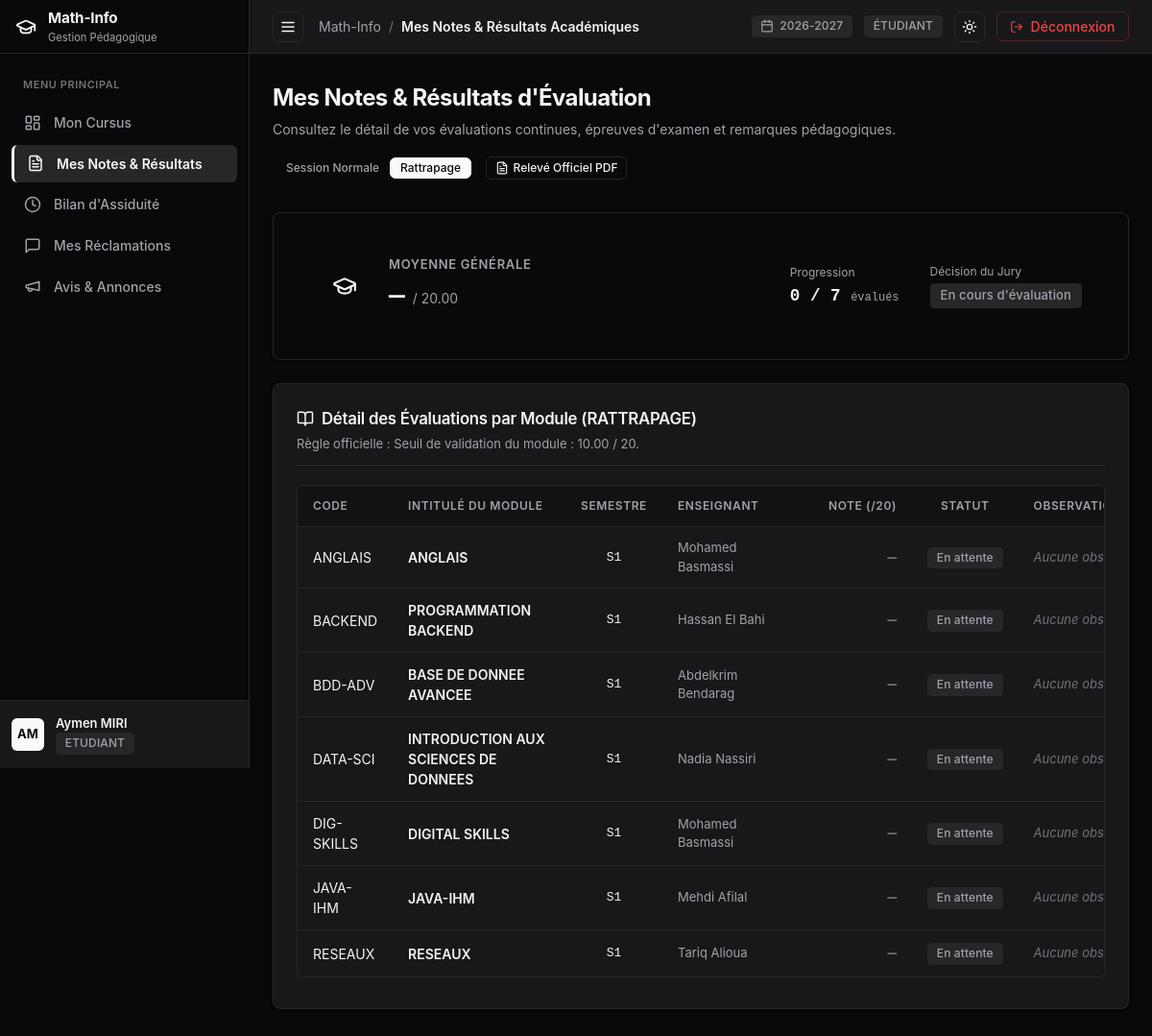
/etudiant/notes?session=RATTRAPAGE (signed in), run on the app's committed database.
### tables this page shows
CREATE TABLE `utilisateurs` (
  `idUtilisateur` int NOT NULL AUTO_INCREMENT,
  `nom` varchar(100) NOT NULL,
  `prenom` varchar(100) NOT NULL,
  `email` varchar(150) NOT NULL,
  `motDePasse` varchar(255) NOT NULL,
  `role` enum('ADMIN','ENSEIGNANT','ETUDIANT') NOT NULL,
  `dateCreation` timestamp NULL DEFAULT CURRENT_TIMESTAMP,
  PRIMARY KEY (`idUtilisateur`),
  UNIQUE KEY `email` (`email`)
);

CREATE TABLE `modules` (
  `idModule` int NOT NULL AUTO_INCREMENT,
  `code` varchar(20) NOT NULL,
  `intitule` varchar(150) NOT NULL,
  `semestre` enum('S1','S2','S3','S4') NOT NULL,
  `coefficient` float NOT NULL DEFAULT '1',
  `idFiliere` int NOT NULL,
  `idEnseignant` int DEFAULT NULL,
  PRIMARY KEY (`idModule`),
  UNIQUE KEY `code` (`code`),
  KEY `idFiliere` (`idFiliere`),
  KEY `idEnseignant` (`idEnseignant`),
  CONSTRAINT `modules_ibfk_1` FOREIGN KEY (`idFiliere`) REFERENCES `filieres` (`idFiliere`) ON DELETE CASCADE,
  CONSTRAINT `modules_ibfk_2` FOREIGN KEY (`idEnseignant`) REFERENCES `enseignants` (`idUtilisateur`) ON DELETE SET NULL
);

### src/Views/etudiant/notes.php (the view, shortened to what the rows shown need)
<?php
$moyenneVal = $gpa['moyenne'] !== null ? number_format((float)$gpa['moyenne'], 2) : '—';
?>
<div class="content-container">
  <div style="margin-bottom: 2rem;">
    <div style="display: flex; justify-content: space-between; align-items: flex-start; flex-wrap: wrap; gap: 1rem;">
      <div>
        <h1 style="font-size: 1.5rem; font-weight: 700; letter-spacing: -0.025em; color: var(--text-main); margin-bottom: 0.25rem;">
          Mes Notes & Résultats d'Évaluation
        </h1>
        <p style="color: var(--text-muted); font-size: 0.875rem;">
          Consultez le détail de vos évaluations continues, épreuves d'examen et remarques pédagogiques.
        </p>
      </div>
      <div style="display: flex; gap: 0.75rem; align-items: center; flex-wrap: wrap;">
        <div style="display: flex; background: var(--bg-card); border: 1px solid var(--border-color); border-radius: var(--radius-sm); padding: 3px;">
          <a href="/etudiant/notes?session=NORMALE" class="btn btn-sm <?= $currentSession === 'NORMALE' ? 'btn-primary' : 'btn-ghost' ?>" style="padding: 4px 10px; font-size: 0.75rem;">
            Session Normale
          </a>
          <a href="/etudiant/notes?session=RATTRAPAGE" class="btn btn-sm <?= $currentSession === 'RATTRAPAGE' ? 'btn-primary' : 'btn-ghost' ?>" style="padding: 4px 10px; font-size: 0.75rem;">
            Rattrapage
          </a>
        </div>
        <a href="/etudiant/releve/pdf" target="_blank" class="btn btn-outline btn-sm">
          <?= Icon::get('file-text', 14) ?>
          <span>Relevé Officiel PDF</span>
        </a>
      </div>
    </div>
  </div>
  <div class="card" style="margin-bottom: 1.5rem; background: linear-gradient(to right, var(--bg-card), var(--bg-hover));">
    <div style="padding: 1.25rem 1.5rem; display: flex; justify-content: space-between; align-items: center; flex-wrap: wrap; gap: 1.5rem;">
      <div style="display: flex; align-items: center; gap: 1.25rem;">
        <div style="width: 52px; height: 52px; border-radius: var(--radius); background: var(--border-color); display: flex; align-items: center; justify-content: center; color: var(--text-main);">
          <?= Icon::get('graduation-cap', 26) ?>
        </div>
        <div>
          <div style="font-size: 0.8125rem; color: var(--text-muted); text-transform: uppercase; letter-spacing: 0.05em; font-weight: 600;">
            Moyenne Générale
          </div>
          <div style="display: flex; align-items: baseline; gap: 0.5rem; margin-top: 2px;">
            <span style="font-size: 1.75rem; font-weight: 800; font-family: ui-monospace, monospace; color: var(--text-main);">
              <?= $moyenneVal ?>
            </span>
            <span style="font-size: 0.875rem; color: var(--text-muted);">/ 20.00</span>
          </div>
        </div>
      </div>
      <div style="display: flex; gap: 2rem; align-items: center; flex-wrap: wrap;">
        <div>
          <div style="font-size: 0.75rem; color: var(--text-muted); margin-bottom: 2px;">Progression</div>
          <div style="font-size: 1.1rem; font-weight: 700; font-family: ui-monospace, monospace;">
            <?= $gpa['modulesEvalues'] ?> / <?= $gpa['totalModules'] ?> <span style="font-size: 0.75rem; font-weight: 400; color: var(--text-muted);">évalués</span>
          </div>
        </div>
        <div>
          <div style="font-size: 0.75rem; color: var(--text-muted); margin-bottom: 2px;">Décision du Jury</div>
          <div>
            <?php if ($gpa['decision'] === 'Admis'): ?>
              <span class="badge badge-success" style="font-size: 0.8125rem; font-weight: 700; padding: 4px 10px;">
                <span class="status-dot"></span> Admis
              </span>
            <?php elseif ($gpa['decision'] === 'Session de Rattrapage'): ?>
              <span class="badge badge-warning" style="font-size: 0.8125rem; font-weight: 700; padding: 4px 10px;">
                <span class="status-dot"></span> Session de Rattrapage
              </span>
            <?php elseif ($gpa['decision'] === 'Ajourné'): ?>
              <span class="badge badge-destructive" style="font-size: 0.8125rem; font-weight: 700; padding: 4px 10px;">
                <span class="status-dot"></span> Ajourné
              </span>
            <?php else: ?>
              <span class="badge badge-neutral" style="font-size: 0.8125rem; padding: 4px 10px;">
                En cours d'évaluation
              </span>
            <?php endif; ?>
          </div>
        </div>
      </div>
    </div>
  </div>
  <div class="card">
    <div class="card-header">
      <div>
        <span class="card-title">
          <?= Icon::get('book-open', 18) ?>
          <span>Détail des Évaluations par Module (<?= htmlspecialchars($currentSession) ?>)</span>
        </span>
        <span class="card-desc" style="display: block; margin-top: 0.25rem;">
          Règle officielle : Seuil de validation du module : 10.00 / 20.
        </span>
      </div>
    </div>
    <?php if (empty($notes)): ?>
      <div style="padding: 3rem; text-align: center; color: var(--text-muted); font-size: 0.875rem;">
        <div style="margin-bottom: 0.5rem; color: var(--text-subtle);"><?= Icon::get('book-open', 36) ?></div>
        Aucune donnée d'évaluation n'est actuellement disponible pour votre filière.
      </div>
    <?php else: ?>
      <div class="table-wrapper">
        <table class="data-table">
          <thead>
            <tr>
              <th style="min-width: 90px;">Code</th>
              <th style="min-width: 180px;">Intitulé du Module</th>
              <th style="min-width: 80px; text-align: center;">Semestre</th>
              <th style="min-width: 150px;">Enseignant</th>
              <th style="min-width: 110px; text-align: right;">Note (/20)</th>
              <th style="min-width: 110px; text-align: center;">Statut</th>
              <th style="min-width: 180px;">Observations / Remarques</th>
            </tr>
          </thead>
          <tbody>
            <?php foreach ($notes as $n): ?>
              <tr>
                <td>
                  <span class="badge-code"><?= htmlspecialchars($n['module_code']) ?></span>
                </td>
                <td>
                  <div style="font-weight: 600; color: var(--text-main); font-size: 0.875rem;">
                    <?= htmlspecialchars($n['module_intitule']) ?>
                  </div>
                </td>
                <td style="text-align: center; font-family: ui-monospace, monospace; font-size: 0.8125rem;">
                  <?= htmlspecialchars($n['semestre'] ?? 'S1') ?>
                </td>
                <td style="color: var(--text-muted); font-size: 0.8125rem;">
                  <?= !empty($n['enseignant_nom']) ? htmlspecialchars($n['enseignant_prenom'] . ' ' . $n['enseignant_nom']) : '<span style="color: var(--text-subtle);">Non assigné</span>' ?>
                </td>
                <td style="text-align: right; font-weight: 700; font-family: ui-monospace, monospace; font-size: 1rem; color: var(--text-main);">
                  <?= $n['noteFinale'] !== null ? htmlspecialchars(number_format((float)$n['noteFinale'], 2)) : '<span style="color: var(--text-subtle);">—</span>' ?>
                </td>
                <td style="text-align: center;">
                  <?php if ($n['statutValidation'] === 'V'): ?>
                    <span class="badge badge-success">Validé</span>
                  <?php elseif ($n['statutValidation'] === 'RATT'): ?>
                    <span class="badge badge-warning">Rattrapage</span>
                  <?php elseif ($n['statutValidation'] === 'NV'): ?>
                    <span class="badge badge-destructive">Non Validé</span>
                  <?php else: ?>
                    <span class="badge badge-neutral">En attente</span>
                  <?php endif; ?>
                </td>
                <td style="font-size: 0.8125rem; color: var(--text-muted); max-width: 240px;">
                  <?php if (!empty($n['remarque'])): ?>
                    <span title="<?= htmlspecialchars($n['remarque']) ?>">
                      <?= htmlspecialchars($n['remarque']) ?>
                    </span>
                  <?php else: ?>
                    <span style="color: var(--text-subtle); font-style: italic;">Aucune observation</span>
                  <?php endif; ?>
                </td>
              </tr>
            <?php endforeach; ?>
          </tbody>
        </table>
      </div>
    <?php endif; ?>
  </div>
</div>

### src/Views/layout/main.php (shortened to what the rows shown need)
<?php
$currentUser = Auth::user();
$currentRole = Auth::role();
$activeNav = $activeNav ?? 'dashboard';
?>
<!DOCTYPE html>
<html lang="fr" data-theme="dark">
<head>
  <link rel="stylesheet" href="/css/style.css">
</head>
<body class="app-shell">
  <aside id="sidebar" class="sidebar">
    <div class="sidebar-header">
      <a href="/" class="sidebar-brand">
        <span class="brand-icon"><?= Icon::get('graduation-cap', 22) ?></span>
        <div class="brand-text">
          <span class="brand-name">Math-Info</span>
          <span class="brand-sub">Gestion Pédagogique</span>
        </div>
      </a>
    </div>
    <nav class="sidebar-nav">
      <div class="nav-section-title">Menu Principal</div>
      <?php if ($currentRole === 'ADMIN'): ?>
        <a href="/admin/dashboard" class="nav-item <?= $activeNav === 'dashboard' ? 'active' : '' ?>">
          <span class="nav-icon"><?= Icon::get('layout-dashboard', 18) ?></span>
          <span class="nav-label">Tableau de bord</span>
        </a>
        <a href="/admin/filieres" class="nav-item <?= $activeNav === 'filieres' ? 'active' : '' ?>">
          <span class="nav-icon"><?= Icon::get('landmark', 18) ?></span>
          <span class="nav-label">Filières</span>
        </a>
        <a href="/admin/modules" class="nav-item <?= $activeNav === 'modules' ? 'active' : '' ?>">
          <span class="nav-icon"><?= Icon::get('book-open', 18) ?></span>
          <span class="nav-label">Modules</span>
        </a>
        <a href="/admin/utilisateurs" class="nav-item <?= $activeNav === 'utilisateurs' ? 'active' : '' ?>">
          <span class="nav-icon"><?= Icon::get('users', 18) ?></span>
          <span class="nav-label">Utilisateurs</span>
        </a>
        <a href="/admin/inscriptions" class="nav-item <?= $activeNav === 'inscriptions' ? 'active' : '' ?>">
          <span class="nav-icon"><?= Icon::get('clipboard-list', 18) ?></span>
          <span class="nav-label">Inscriptions</span>
        </a>
        <a href="/admin/annonces" class="nav-item <?= $activeNav === 'annonces' ? 'active' : '' ?>">
          <span class="nav-icon"><?= Icon::get('megaphone', 18) ?></span>
          <span class="nav-label">Annonces</span>
        </a>
        <a href="/admin/audit" class="nav-item <?= $activeNav === 'audit' ? 'active' : '' ?>">
          <span class="nav-icon"><?= Icon::get('shield-check', 18) ?></span>
          <span class="nav-label">Journal d'Audit</span>
        </a>
        <a href="/admin/reclamations" class="nav-item <?= $activeNav === 'reclamations' ? 'active' : '' ?>">
          <span class="nav-icon"><?= Icon::get('message-square', 18) ?></span>
          <span class="nav-label">Réclamations</span>
        </a>
      <?php elseif ($currentRole === 'ETUDIANT'): ?>
        <a href="/etudiant/dashboard" class="nav-item <?= $activeNav === 'dashboard' ? 'active' : '' ?>">
          <span class="nav-icon"><?= Icon::get('layout-dashboard', 18) ?></span>
          <span class="nav-label">Mon Cursus</span>
        </a>
        <a href="/etudiant/notes" class="nav-item <?= $activeNav === 'notes' ? 'active' : '' ?>">
          <span class="nav-icon"><?= Icon::get('file-text', 18) ?></span>
          <span class="nav-label">Mes Notes & Résultats</span>
        </a>
        <a href="/etudiant/absences" class="nav-item <?= $activeNav === 'absences' ? 'active' : '' ?>">
          <span class="nav-icon"><?= Icon::get('clock', 18) ?></span>
          <span class="nav-label">Bilan d'Assiduité</span>
        </a>
        <a href="/etudiant/reclamations" class="nav-item <?= $activeNav === 'reclamations' ? 'active' : '' ?>">
          <span class="nav-icon"><?= Icon::get('message-square', 18) ?></span>
          <span class="nav-label">Mes Réclamations</span>
        </a>
        <a href="/etudiant/annonces" class="nav-item <?= $activeNav === 'annonces' ? 'active' : '' ?>">
          <span class="nav-icon"><?= Icon::get('megaphone', 18) ?></span>
          <span class="nav-label">Avis & Annonces</span>
        </a>
      <?php endif; ?>
    </nav>
    <div class="sidebar-footer">
      <div class="user-profile-widget">
        <div class="user-avatar">
          <?= strtoupper(substr($currentUser ? $currentUser->getPrenom() : 'U', 0, 1) . substr($currentUser ? $currentUser->getNom() : 'S', 0, 1)) ?>
        </div>
        <div class="user-meta">
          <span class="user-name"><?= htmlspecialchars($currentUser ? $currentUser->getNomComplet() : 'Utilisateur') ?></span>
          <span class="user-role-badge badge badge-neutral"><?= htmlspecialchars($currentRole ?? '') ?></span>
        </div>
      </div>
    </div>
  </aside>
  <div class="main-wrapper">
    <header class="app-topbar">
      <div class="topbar-left">
        <button id="sidebarToggle" class="btn btn-icon sidebar-toggle-btn-topbar" title="Basculer le menu" aria-label="Menu">
          <?= Icon::get('menu', 18) ?>
        </button>
        <div class="breadcrumb">
          <span class="breadcrumb-root">Math-Info</span>
          <span class="breadcrumb-sep">/</span>
          <span class="breadcrumb-current"><?= htmlspecialchars($title ?? 'Dashboard') ?></span>
        </div>
      </div>
      <div class="topbar-right">
        <div class="badge badge-neutral" title="Année Universitaire en cours">
          <?= Icon::get('calendar', 14) ?>
          <span>2026-2027</span>
        </div>
        <?php if ($currentRole === 'ADMIN'): ?>
          <span class="badge badge-warning">ADMIN</span>
        <?php elseif ($currentRole === 'ENSEIGNANT'): ?>
          <span class="badge badge-neutral">ENSEIGNANT</span>
        <?php else: ?>
          <span class="badge badge-neutral">ÉTUDIANT</span>
        <?php endif; ?>
        <button id="themeToggle" class="btn btn-icon" title="Basculer Mode Clair/Sombre" aria-label="Basculer Thème">
          <span id="themeIcon"><?= Icon::get('sun', 16) ?></span>
        </button>
        <a href="/logout" class="btn btn-destructive" title="Déconnexion">
          <?= Icon::get('log-out', 14) ?>
          <span class="desktop-only">Déconnexion</span>
        </a>
      </div>
    </header>
    <main class="page-content">
      <div class="content-container">
        <?= $content ?>
      </div>
    </main>
  </div>
</body>
</html>

### data on the page
utilisateurs: prenom+nom "AM", prenom+nom "Aymen MIRI"
modules: code "ANGLAIS", intitule "ANGLAIS", semestre "S1", utilisateurs.prenom+nom "Mohamed Basmassi"
modules: code "BACKEND", intitule "PROGRAMMATION BACKEND", semestre "S1", utilisateurs.prenom+nom "Hassan El Bahi"
modules: code "BDD-ADV", intitule "BASE DE DONNEE AVANCEE", semestre "S1", utilisateurs.prenom+nom "Abdelkrim Bendarag"
modules: code "DATA-SCI", intitule "INTRODUCTION AUX SCIENCES DE DONNEES", semestre "S1", utilisateurs.prenom+nom "Nadia Nassiri"
modules: code "DIG-SKILLS", intitule "DIGITAL SKILLS", semestre "S1", utilisateurs.prenom+nom "Mohamed Basmassi"
modules: code "JAVA-IHM", intitule "JAVA-IHM", semestre "S1", utilisateurs.prenom+nom "Mehdi Afilal"
modules: code "RESEAUX", intitule "RESEAUX", semestre "S1", utilisateurs.prenom+nom "Tariq Alioua"

### other printed values
$currentRole "ETUDIANT"
$title "Mes Notes & Résultats Académiques"
$moyenneVal "—"
$gpa['modulesEvalues'] "0"
$gpa['totalModules'] "7"
$currentSession "RATTRAPAGE"
